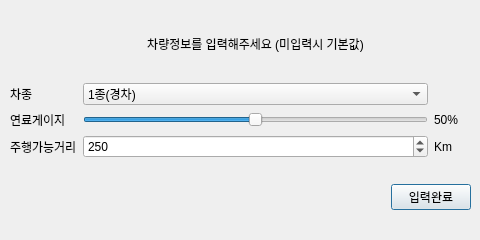
<?xml version="1.0" encoding="UTF-8"?>
<ui version="4.0">
 <class>Dialog</class>
 <widget class="QDialog" name="Dialog">
  <property name="geometry">
   <rect>
    <x>0</x>
    <y>0</y>
    <width>480</width>
    <height>240</height>
   </rect>
  </property>
  <property name="windowTitle">
   <string>Dialog</string>
  </property>
  <widget class="QWidget" name="gridLayoutWidget">
   <property name="geometry">
    <rect>
     <x>10</x>
     <y>10</y>
     <width>461</width>
     <height>221</height>
    </rect>
   </property>
   <layout class="QGridLayout" name="gridLayout">
    <item row="1" column="1" colspan="2">
     <widget class="QComboBox" name="carType">
      <item>
       <property name="text">
        <string>1종(경차)</string>
       </property>
      </item>
      <item>
       <property name="text">
        <string>1종(소형차) 2축 차량</string>
       </property>
      </item>
      <item>
       <property name="text">
        <string>2종(중형차) 2축 차량</string>
       </property>
      </item>
      <item>
       <property name="text">
        <string>3종(대형차) 2축 차량</string>
       </property>
      </item>
      <item>
       <property name="text">
        <string>4종(대형화물차) 3축 대형화물차</string>
       </property>
      </item>
      <item>
       <property name="text">
        <string>5종(특수화물차) 4축 이상 특수화물차</string>
       </property>
      </item>
     </widget>
    </item>
    <item row="0" column="1" colspan="2">
     <widget class="QLabel" name="label_12">
      <property name="text">
       <string>차량정보를 입력해주세요 (미입력시 기본값)</string>
      </property>
      <property name="alignment">
       <set>Qt::AlignCenter</set>
      </property>
     </widget>
    </item>
    <item row="0" column="3">
     <spacer name="verticalSpacer">
      <property name="orientation">
       <enum>Qt::Vertical</enum>
      </property>
      <property name="sizeHint" stdset="0">
       <size>
        <width>20</width>
        <height>40</height>
       </size>
      </property>
     </spacer>
    </item>
    <item row="4" column="0">
     <spacer name="verticalSpacer_6">
      <property name="orientation">
       <enum>Qt::Vertical</enum>
      </property>
      <property name="sizeHint" stdset="0">
       <size>
        <width>20</width>
        <height>40</height>
       </size>
      </property>
     </spacer>
    </item>
    <item row="1" column="0">
     <widget class="QLabel" name="label_9">
      <property name="text">
       <string>차종</string>
      </property>
     </widget>
    </item>
    <item row="4" column="1">
     <spacer name="horizontalSpacer">
      <property name="orientation">
       <enum>Qt::Horizontal</enum>
      </property>
      <property name="sizeHint" stdset="0">
       <size>
        <width>40</width>
        <height>20</height>
       </size>
      </property>
     </spacer>
    </item>
    <item row="3" column="0">
     <widget class="QLabel" name="label_8">
      <property name="text">
       <string>주행가능거리</string>
      </property>
     </widget>
    </item>
    <item row="4" column="2" colspan="2">
     <widget class="QPushButton" name="finish">
      <property name="text">
       <string>입력완료</string>
      </property>
     </widget>
    </item>
    <item row="3" column="1" colspan="2">
     <widget class="QSpinBox" name="spinBox_2">
      <property name="alignment">
       <set>Qt::AlignLeading|Qt::AlignLeft|Qt::AlignVCenter</set>
      </property>
      <property name="maximum">
       <number>1000</number>
      </property>
      <property name="value">
       <number>250</number>
      </property>
     </widget>
    </item>
    <item row="3" column="3">
     <widget class="QLabel" name="label_11">
      <property name="text">
       <string>Km</string>
      </property>
     </widget>
    </item>
    <item row="2" column="0">
     <widget class="QLabel" name="label_7">
      <property name="text">
       <string>연료게이지</string>
      </property>
     </widget>
    </item>
    <item row="2" column="3">
     <widget class="QLabel" name="lbl_horizontal">
      <property name="text">
       <string>50%</string>
      </property>
     </widget>
    </item>
    <item row="2" column="1" colspan="2">
     <widget class="QSlider" name="slider_horizontal">
      <property name="minimum">
       <number>0</number>
      </property>
      <property name="maximum">
       <number>100</number>
      </property>
      <property name="value">
       <number>50</number>
      </property>
      <property name="orientation">
       <enum>Qt::Horizontal</enum>
      </property>
     </widget>
    </item>
   </layout>
  </widget>
 </widget>
 <resources/>
 <connections/>
</ui>
